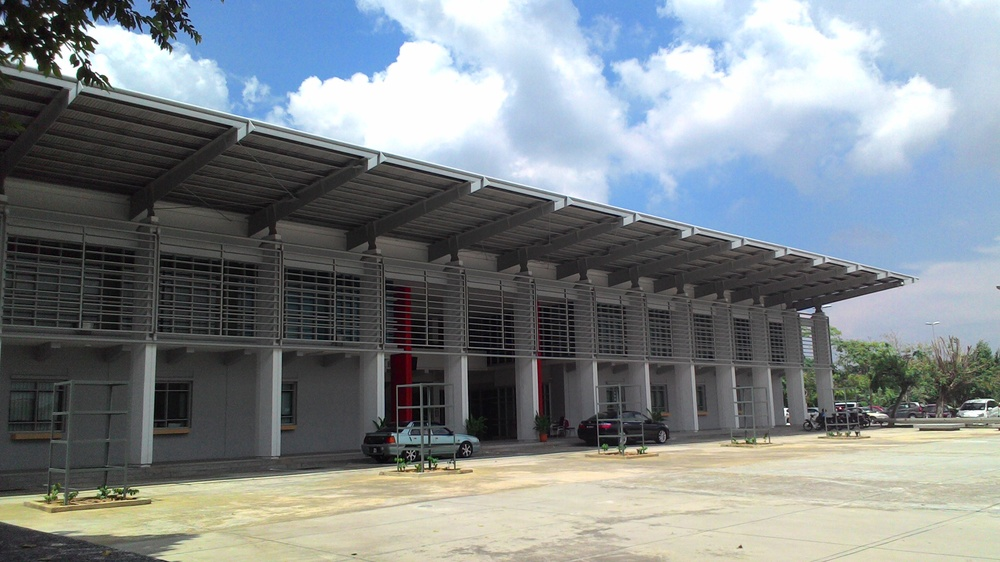
%> input picture Tutorials/5. Edge Detection/president_square.jpg, 1000 x 562 px, shrunk from 2560 x 1440 before the run
$ octave edgedetectors.m   (GNU Octave 9; MATLAB toolbox functions it lacks are replaced by stand-ins)
%> lines starting %> are read from the running program, lines starting %| are printed output that depends on the picture
img = imread('president_square.jpg');
%> img is the input picture: size 562x1000x3 uint8; mean R, G, B 128, 134.8, 137.9
img = rgb2gray(img);
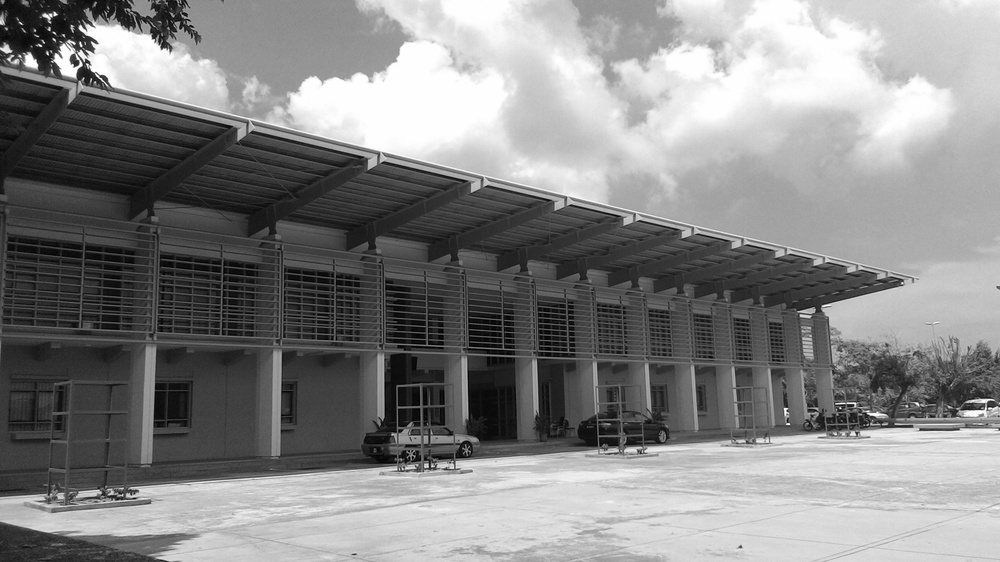
%> img: size 562x1000 uint8; min 0, max 255, mean 133.1
figure, imshow(img)

img_sobel = edge(img, 'sobel');
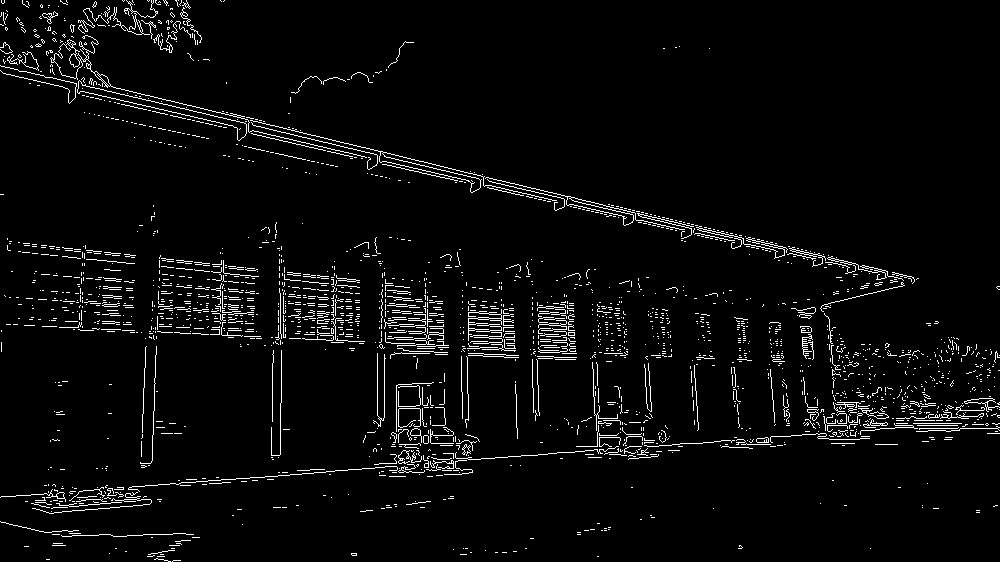
%> img_sobel: size 562x1000 logical; 3.9% white in thin lines or dots
figure, subplot(2, 2, 1)
imshow(img_sobel), title('Sobel')

img_prewitt = edge(img, 'prewitt');
%> img_prewitt: size 562x1000 logical; 4% white in thin lines or dots
subplot(2, 2, 2)
imshow(img_prewitt), title('Prewitt')

img_roberts = edge(img, 'roberts');
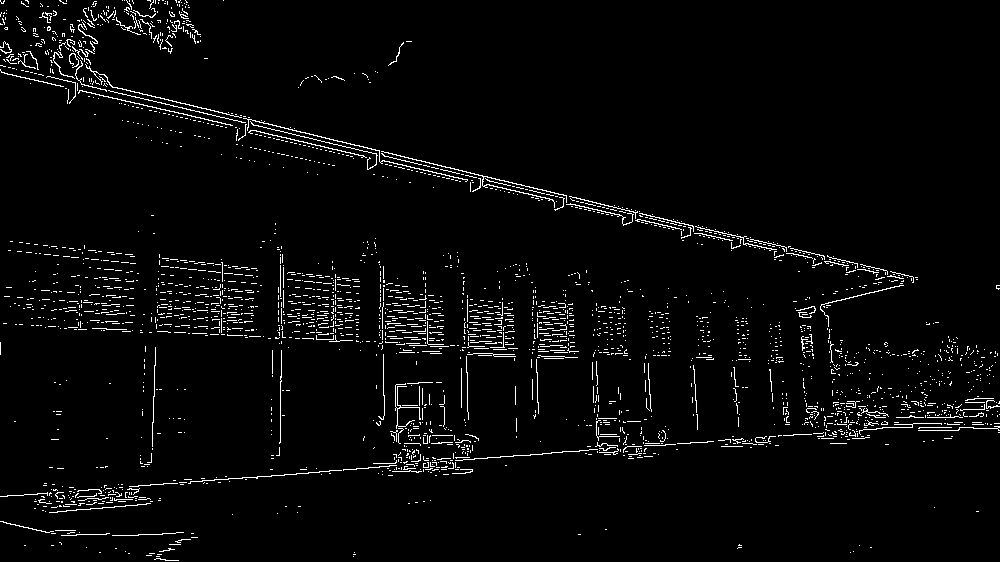
%> img_roberts: size 562x1000 logical; 3.2% white in thin lines or dots
subplot(2, 2, 3)
imshow(img_roberts), title('Roberts')

img_canny = edge(img, 'canny');
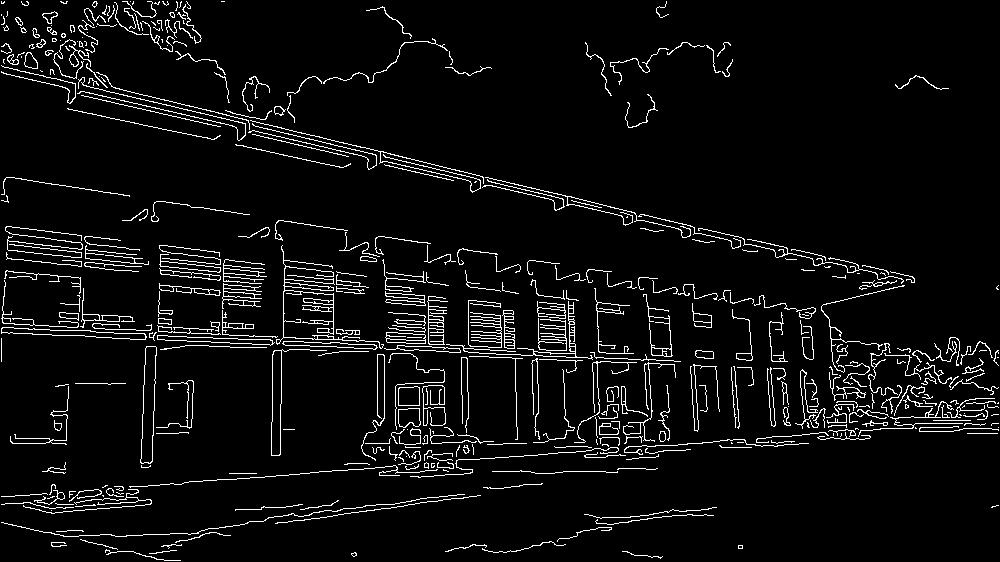
%> img_canny: size 562x1000 logical; 5.3% white in thin lines or dots
subplot(2, 2, 4)
imshow(img_canny), title('Canny')
